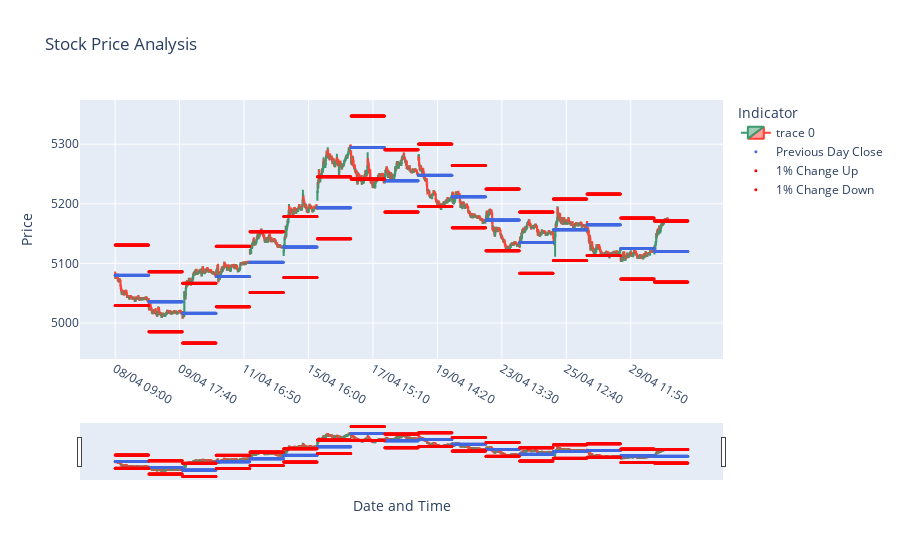

The notebook cell saved with this chart:
### Code cell
fig = go.Figure(data=[go.Candlestick(
    x=rates_frame['time'].dt.strftime('%d/%m %H:%M'),
    open=rates_frame['open'],
    high=rates_frame['high'],
    low=rates_frame['low'],
    close=rates_frame['close']
)])

fig.update_xaxes(type='category')
fig.update_layout(
    xaxis=dict(
        tickmode='auto',
        nticks=10
    )
)

times = rates_frame['time'].dt.strftime('%d/%m %H:%M').tolist()
previous_closes = rates_frame['previous_day_close'].tolist()
one_pct_ups = rates_frame['1pct_change_up'].tolist()
one_pct_downs = rates_frame['1pct_change_down'].tolist()


fig.add_trace(go.Scatter(
    x=times,
    y=previous_closes,
    mode='markers',
    marker=dict(color='RoyalBlue', size=3),
    name='Previous Day Close'
))

fig.add_trace(go.Scatter(
    x=times,
    y=one_pct_ups,
    mode='markers',
    marker=dict(color='Red', size=3),
    name='1% Change Up'
))

fig.add_trace(go.Scatter(
    x=times,
    y=one_pct_downs,
    mode='markers',
    marker=dict(color='Red', size=3),
    name='1% Change Down'
))

fig.update_xaxes(type='category')
fig.update_layout(
    title='Stock Price Analysis',
    xaxis_title='Date and Time',
    yaxis_title='Price',
    legend_title='Indicator',
    xaxis=dict(
        tickmode='auto',
        nticks=10
    )
)

fig.show()

### Figure 1 — Plotly figure (JSON) as saved in the notebook; plotly's stock layout.template omitted (floating-point values rounded to 4 significant figures; data arrays with more than 128 entries replaced by an {"elided": "..."} marker saying what was removed)
{"data": [{"close": {"elided": "1938 float values"}, "high": {"elided": "1938 float values"}, "low": {"elided": "1938 float values"}, "open": {"elided": "1938 float values"}, "type": "candlestick", "x": {"elided": "1938 str values"}}, {"marker": {"color": "RoyalBlue", "size": 3}, "mode": "markers", "name": "Previous Day Close", "type": "scatter", "x": {"elided": "1938 str values"}, "y": {"elided": "1938 float values"}}, {"marker": {"color": "Red", "size": 3}, "mode": "markers", "name": "1% Change Up", "type": "scatter", "x": {"elided": "1938 str values"}, "y": {"elided": "1938 float values"}}, {"marker": {"color": "Red", "size": 3}, "mode": "markers", "name": "1% Change Down", "type": "scatter", "x": {"elided": "1938 str values"}, "y": {"elided": "1938 float values"}}], "layout": {"legend": {"title": {"text": "Indicator"}}, "title": {"text": "Stock Price Analysis"}, "xaxis": {"nticks": 10, "tickmode": "auto", "title": {"text": "Date and Time"}, "type": "category"}, "yaxis": {"title": {"text": "Price"}}}}
